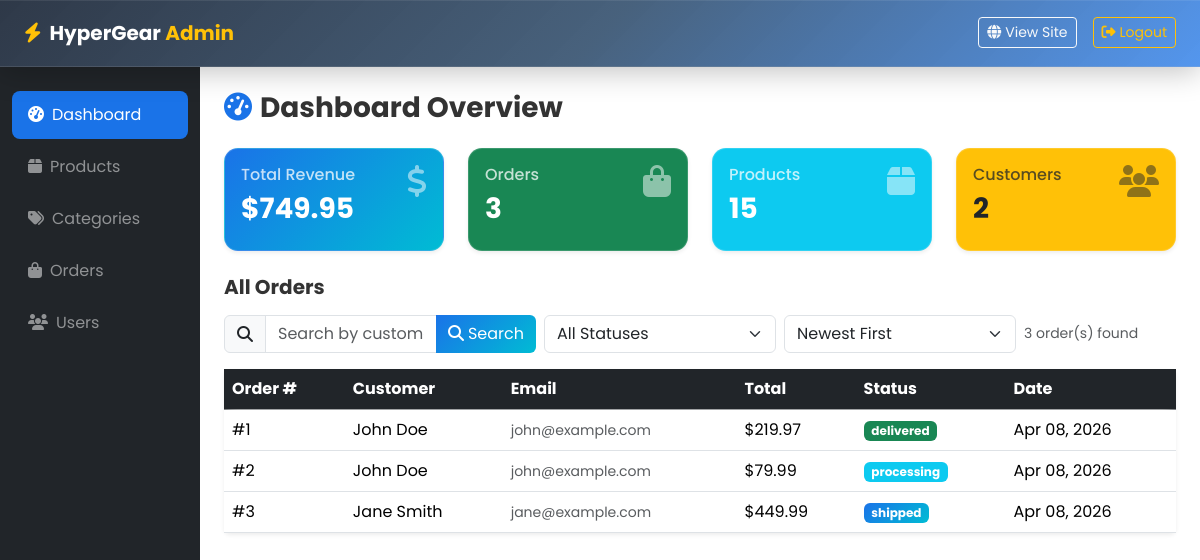
Page /admin/dashboard.php (signed in) on the committed database.
### tables this page shows
CREATE TABLE IF NOT EXISTS `orders` (
    `id` INT AUTO_INCREMENT PRIMARY KEY,
    `user_id` INT NOT NULL,
    `total_amount` DECIMAL(10,2) NOT NULL,
    `shipping_address` TEXT NOT NULL,
    `shipping_city` VARCHAR(50) NOT NULL,
    `phone` VARCHAR(20) NOT NULL,
    `status` ENUM('pending', 'processing', 'shipped', 'delivered', 'cancelled') DEFAULT 'pending',
    `payment_method` VARCHAR(50) DEFAULT 'cod',
    `notes` TEXT DEFAULT NULL,
    `created_at` TIMESTAMP DEFAULT CURRENT_TIMESTAMP,
    `updated_at` TIMESTAMP DEFAULT CURRENT_TIMESTAMP ON UPDATE CURRENT_TIMESTAMP,
    FOREIGN KEY (`user_id`) REFERENCES `users`(`id`) ON DELETE CASCADE
);

CREATE TABLE IF NOT EXISTS `users` (
    `id` INT AUTO_INCREMENT PRIMARY KEY,
    `first_name` VARCHAR(50) NOT NULL,
    `last_name` VARCHAR(50) NOT NULL,
    `email` VARCHAR(100) NOT NULL UNIQUE,
    `password` VARCHAR(255) NOT NULL,
    `phone` VARCHAR(20) DEFAULT NULL,
    `address` TEXT DEFAULT NULL,
    `city` VARCHAR(50) DEFAULT NULL,
    `role` ENUM('customer', 'admin') DEFAULT 'customer',
    `created_at` TIMESTAMP DEFAULT CURRENT_TIMESTAMP,
    `updated_at` TIMESTAMP DEFAULT CURRENT_TIMESTAMP ON UPDATE CURRENT_TIMESTAMP
);

### admin/dashboard.php (the view, shortened to what this page needs)
<?php
require_once __DIR__ . '/../config/database.php';
$total_products = $conn->query("SELECT COUNT(*) as c FROM products")->fetch_assoc()['c'];
$total_orders = $conn->query("SELECT COUNT(*) as c FROM orders")->fetch_assoc()['c'];
$total_users = $conn->query("SELECT COUNT(*) as c FROM users WHERE role='customer'")->fetch_assoc()['c'];
$total_revenue = $conn->query("SELECT COALESCE(SUM(total_amount),0) as c FROM orders WHERE status != 'cancelled'")->fetch_assoc()['c'];
$recent_orders = $conn->query("SELECT o.*, u.first_name, u.last_name, u.email FROM orders o JOIN users u ON o.user_id = u.id ORDER BY o.created_at DESC");
require_once __DIR__ . '/../includes/header.php';
?>
<nav class="navbar navbar-expand-lg navbar-dark sticky-top hg-navbar glass-navbar">
    <div class="container-fluid px-4">
        <a class="navbar-brand fw-bold" href="<?= BASE_URL ?>admin/dashboard.php">
            <i class="fas fa-bolt text-warning me-2"></i>HyperGear <span class="text-warning">Admin</span>
        </a>
        <div class="ms-auto d-flex align-items-center gap-3">
            <a href="<?= BASE_URL ?>" class="btn btn-outline-light btn-sm"><i class="fas fa-globe me-1"></i>View Site</a>
            <a href="<?= BASE_URL ?>pages/logout.php" class="btn btn-outline-warning btn-sm"><i class="fas fa-sign-out-alt me-1"></i>Logout</a>
        </div>
    </div>
</nav>
<div class="container-fluid">
    <div class="row">
        <div class="col-lg-2 bg-dark min-vh-100 py-4 admin-sidebar">
            <nav class="nav flex-column">
                <a class="nav-link text-white active" href="<?= BASE_URL ?>admin/dashboard.php"><i class="fas fa-tachometer-alt me-2"></i>Dashboard</a>
                <a class="nav-link text-white-50" href="<?= BASE_URL ?>admin/products.php"><i class="fas fa-box me-2"></i>Products</a>
                <a class="nav-link text-white-50" href="<?= BASE_URL ?>admin/categories.php"><i class="fas fa-tags me-2"></i>Categories</a>
                <a class="nav-link text-white-50" href="<?= BASE_URL ?>admin/orders.php"><i class="fas fa-shopping-bag me-2"></i>Orders</a>
                <a class="nav-link text-white-50" href="<?= BASE_URL ?>admin/users.php"><i class="fas fa-users me-2"></i>Users</a>
            </nav>
        </div>
        <div class="col-lg-10 py-4 px-4">
            <h3 class="fw-bold mb-4"><i class="fas fa-tachometer-alt me-2 text-primary"></i>Dashboard Overview</h3>
            <div class="row g-4 mb-4">
                <div class="col-md-3">
                    <div class="card border-0 shadow-sm bg-primary text-white admin-stat-card">
                        <div class="card-body">
                            <div class="d-flex justify-content-between">
                                <div>
                                    <h6 class="opacity-75">Total Revenue</h6>
                                    <h3 class="fw-bold">$<?= number_format($total_revenue, 2) ?></h3>
                                </div>
                                <i class="fas fa-dollar-sign fa-2x opacity-50"></i>
                            </div>
                        </div>
                    </div>
                </div>
                <div class="col-md-3">
                    <div class="card border-0 shadow-sm bg-success text-white admin-stat-card">
                        <div class="card-body">
                            <div class="d-flex justify-content-between">
                                <div>
                                    <h6 class="opacity-75">Orders</h6>
                                    <h3 class="fw-bold"><?= $total_orders ?></h3>
                                </div>
                                <i class="fas fa-shopping-bag fa-2x opacity-50"></i>
                            </div>
                        </div>
                    </div>
                </div>
                <div class="col-md-3">
                    <div class="card border-0 shadow-sm bg-info text-white admin-stat-card">
                        <div class="card-body">
                            <div class="d-flex justify-content-between">
                                <div>
                                    <h6 class="opacity-75">Products</h6>
                                    <h3 class="fw-bold"><?= $total_products ?></h3>
                                </div>
                                <i class="fas fa-box fa-2x opacity-50"></i>
                            </div>
                        </div>
                    </div>
                </div>
                <div class="col-md-3">
                    <div class="card border-0 shadow-sm bg-warning text-dark admin-stat-card">
                        <div class="card-body">
                            <div class="d-flex justify-content-between">
                                <div>
                                    <h6 class="opacity-75">Customers</h6>
                                    <h3 class="fw-bold"><?= $total_users ?></h3>
                                </div>
                                <i class="fas fa-users fa-2x opacity-50"></i>
                            </div>
                        </div>
                    </div>
                </div>
            </div>
            <div class="d-flex justify-content-between align-items-center mb-3">
                <h5 class="fw-bold mb-0">All Orders</h5>
            </div>
            <div class="row mb-3 g-2">
                <div class="col-md-4">
                    <div class="input-group">
                        <span class="input-group-text"><i class="fas fa-search"></i></span>
                        <input type="text" id="dashSearch" class="form-control" placeholder="Search by customer or email..." onkeyup="filterDashOrders()">
                        <button class="btn btn-primary" type="button" onclick="filterDashOrders()"><i class="fas fa-search me-1"></i>Search</button>
                    </div>
                </div>
                <div class="col-md-3">
                    <select id="dashStatusFilter" class="form-select" onchange="filterDashOrders()">
                        <option value="">All Statuses</option>
                    </select>
                </div>
                <div class="col-md-3">
                    <select id="dashSort" class="form-select" onchange="sortDashOrders()">
                        <option value="id-desc">Newest First</option>
                    </select>
                </div>
                <div class="col-md-2"><span class="text-muted small mt-2 d-block" id="dashCount"></span></div>
            </div>
            <div class="card border-0 shadow-sm">
                <div class="card-body p-0">
                    <div class="table-responsive">
                        <table class="table table-hover mb-0">
                            <thead class="table-dark">
                                <tr>
                                    <th>Order #</th>
                                    <th>Customer</th>
                                    <th>Email</th>
                                    <th>Total</th>
                                    <th>Status</th>
                                    <th>Date</th>
                                </tr>
                            </thead>
                            <tbody id="dashBody">
                                <?php while ($o = $recent_orders->fetch_assoc()): ?>
                                    <tr data-id="<?= $o['id'] ?>" data-customer="<?= htmlspecialchars(strtolower($o['first_name'] . ' ' . $o['last_name'])) ?>" data-email="<?= htmlspecialchars(strtolower($o['email'])) ?>" data-total="<?= $o['total_amount'] ?>" data-status="<?= $o['status'] ?>" data-date="<?= $o['created_at'] ?>">
                                        <td>#<?= $o['id'] ?></td>
                                        <td><?= htmlspecialchars($o['first_name'] . ' ' . $o['last_name']) ?></td>
                                        <td><small class="text-muted"><?= htmlspecialchars($o['email']) ?></small></td>
                                        <td>$<?= number_format($o['total_amount'], 2) ?></td>
                                        <td><span class="badge bg-<?= ['pending' => 'warning', 'processing' => 'info', 'shipped' => 'primary', 'delivered' => 'success', 'cancelled' => 'danger'][$o['status']] ?? 'secondary' ?>"><?= $o['status'] ?></span></td>
                                        <td><?= date('M d, Y', strtotime($o['created_at'])) ?></td>
                                    </tr>
                                <?php endwhile; ?>
                            </tbody>
                        </table>
                    </div>
                </div>
            </div>
        </div>
    </div>
</div>

### assets/css/style.css (style rules this page uses)
:root { --hg-blue-deep: #0a1628; --hg-blue-dark: #0d2137; --hg-blue-primary: #1a73e8; --hg-blue-bright: #2196f3; --hg-blue-light: #64b5f6; --hg-blue-cyan: #00bcd4; --hg-gradient-1: linear-gradient( 135deg, #0a1628 0%, #1a3a5c 50%, #1a73e8 100% ); --hg-gradient-2: linear-gradient(135deg, #1a73e8 0%, #00bcd4 100%); --hg-gradient-3: linear-gradient(135deg, #0d2137 0%, #1a73e8 100%); --hg-shadow-blue: 0 4px 20px rgba(26, 115, 232, 0.3); --hg-shadow-glow: 0 0 30px rgba(26, 115, 232, 0.4); --hg-font: "Poppins", sans-serif; --glass-bg: rgba(255, 255, 255, 0.08); --glass-bg-light: rgba(255, 255, 255, 0.65); --glass-border: rgba(255, 255, 255, 0.18); --glass-border-light: rgba(255, 255, 255, 0.35); --glass-blur: 20px; --glass-shadow: 0 8px 32px rgba(0, 0, 0, 0.12); --glass-glow: 0 0 40px rgba(26, 115, 232, 0.15); }
* { margin: 0; padding: 0; box-sizing: border-box; }
body { font-family: var(--hg-font); color: #333; overflow-x: hidden; animation: fadeInPage 0.6s ease-out; }
.hg-navbar { background: var(--hg-gradient-1) !important; box-shadow: 0 2px 20px rgba(0, 0, 0, 0.3); padding: 0.8rem 0; backdrop-filter: blur(10px); z-index: 1050; }
.glass-navbar { background: linear-gradient( 135deg, rgba(10, 22, 40, 0.85) 0%, rgba(26, 58, 92, 0.8) 50%, rgba(26, 115, 232, 0.75) 100% ) !important; backdrop-filter: blur(24px) saturate(1.4) !important; -webkit-backdrop-filter: blur(24px) saturate(1.4) !important; border-bottom: 1px solid rgba(255, 255, 255, 0.12); box-shadow: 0 4px 30px rgba(0, 0, 0, 0.25), inset 0 1px 0 rgba(255, 255, 255, 0.08); }
.admin-stat-card { border-radius: 14px !important; backdrop-filter: blur(12px); -webkit-backdrop-filter: blur(12px); border: 1px solid rgba(255, 255, 255, 0.15) !important; box-shadow: 0 4px 20px rgba(0, 0, 0, 0.1), inset 0 1px 0 rgba(255, 255, 255, 0.2); transition: all 0.3s ease; }
.admin-sidebar .nav-link { padding: 0.75rem 1rem; border-radius: 8px; margin-bottom: 4px; transition: all 0.3s ease; }
.admin-sidebar .nav-link:hover, .admin-sidebar .nav-link.active { background: var(--hg-blue-primary); color: #fff !important; }
.btn-primary { background: var(--hg-gradient-2); border: none; }
.text-primary { color: var(--hg-blue-primary) !important; }
.bg-primary { background: var(--hg-gradient-2) !important; }
.badge.bg-primary { background: var(--hg-gradient-2) !important; }
.card { transition: all 0.3s cubic-bezier(0.25, 0.46, 0.45, 0.94); }
.btn { transition: all 0.3s cubic-bezier(0.25, 0.46, 0.45, 0.94); }
.table-dark { background: linear-gradient( 135deg, rgba(10, 22, 40, 0.95), rgba(26, 58, 92, 0.9) ) !important; backdrop-filter: blur(8px); }

### rows in the picture
orders: id "1", user.last_name "John Doe", user.email "john@example.com", total_amount "219.97", status "delivered", created_at "Apr 08, 2026"
orders: id "2", user.last_name "John Doe", user.email "john@example.com", total_amount "79.99", status "processing", created_at "Apr 08, 2026"
orders: id "3", user.last_name "Jane Smith", user.email "jane@example.com", total_amount "449.99", status "shipped", created_at "Apr 08, 2026"

### other values in the picture
$total_revenue "749.95"
$total_orders "3"
$total_products "15"
$total_users "2"
